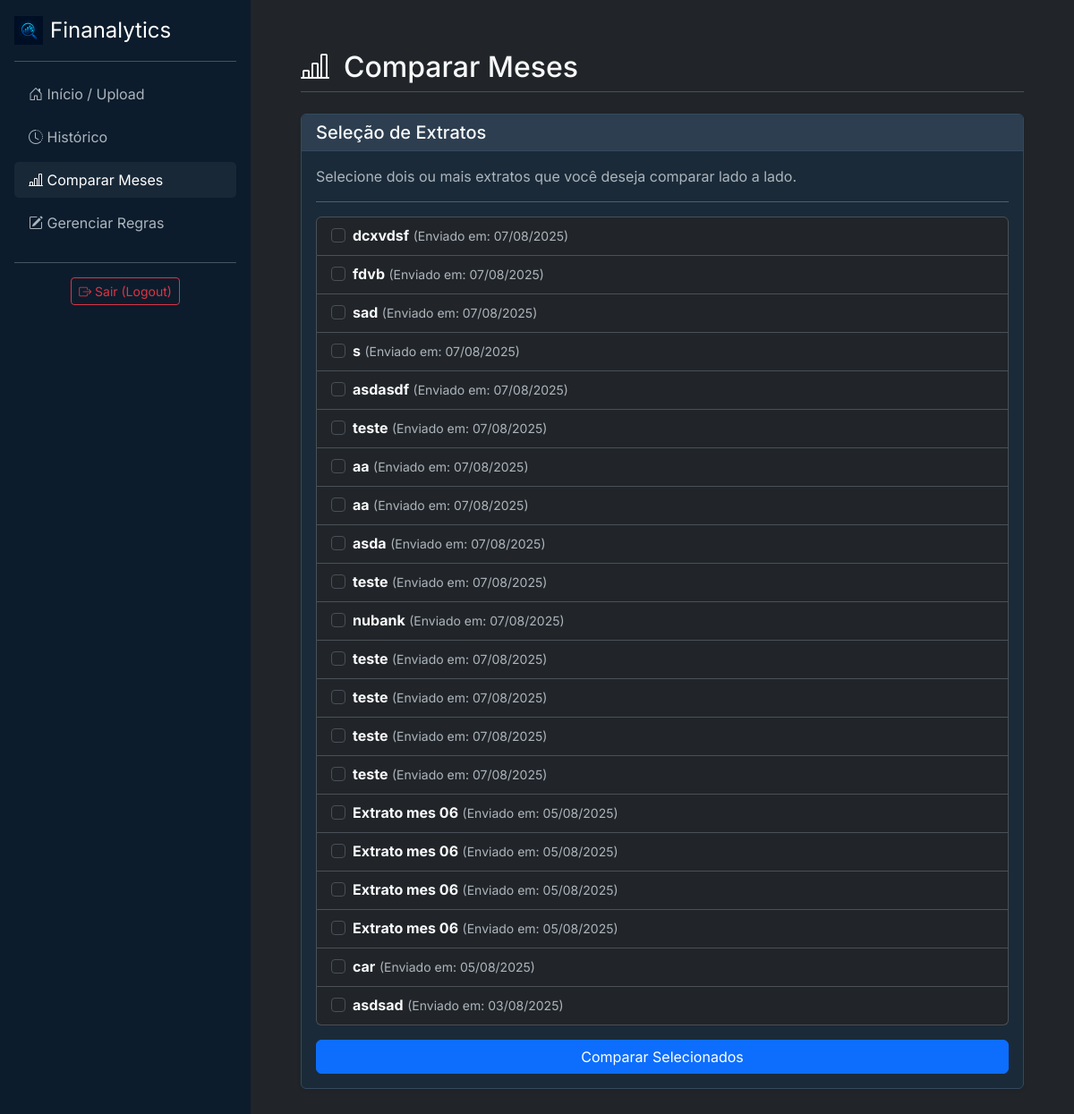
The app's page /comparar/ (signed in), older data.
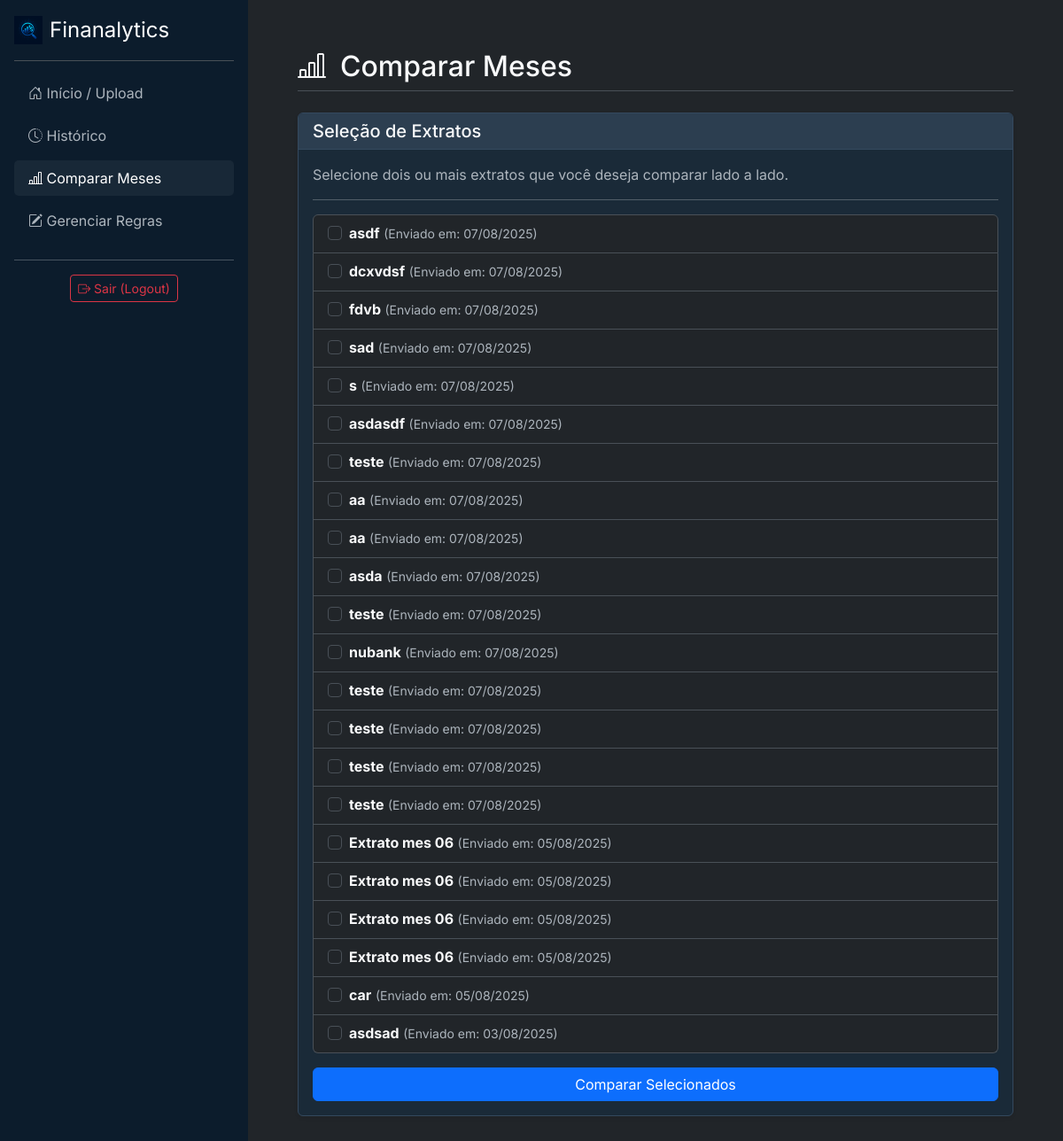
The same page, newer data.
### analisador/models.py (models this page shows, shortened)
class Extrato(models.Model):
    usuario = models.ForeignKey(User, on_delete=models.CASCADE)
    mes_referencia = models.CharField(max_length=50, help_text="Ex: Julho/2025")
    data_upload = models.DateTimeField(auto_now_add=True) # Salva a data do upload automaticamente

### analisador/views.py (the view, shortened to what this page needs)
# urls.py: path('comparar/', views.comparar_extratos, name='comparar'),
@login_required
def comparar_extratos(request):
    extratos = Extrato.objects.filter(usuario=request.user).order_by('-data_upload')
    contexto = {
        'extratos': extratos,
        'active_page': 'comparar'
    }
    return render(request, 'analisador/comparar.html', contexto)

### analisador/templates/analisador/comparar.html (shortened to what this page needs)
{% extends 'analisador/base.html' %}
{% block content %}
    <div class="d-flex justify-content-between align-items-center mb-4 pb-2 border-bottom">
        <h1 class="h2 mb-0"><i class="bi bi-bar-chart-line me-3"></i>Comparar Meses</h1>
    </div>
    <div class="card shadow-sm">
        <div class="card-header">
            <h5 class="card-title mb-0">Seleção de Extratos</h5>
        </div>
        <div class="card-body">
            <p class="card-text text-muted">Selecione dois ou mais extratos que você deseja comparar lado a lado.</p>
            <hr>
            <form method="POST">
                {% if extratos %}
                    <ul class="list-group mb-3">
                        {% for extrato in extratos %}
                            <li class="list-group-item">
                                <div class="form-check">
                                    <input class="form-check-input" type="checkbox" name="extratos_selecionados" value="{{ extrato.id }}" id="extrato-{{ extrato.id }}">
                                    <label class="form-check-label" for="extrato-{{ extrato.id }}">
                                        <strong>{{ extrato.mes_referencia }}</strong>
                                        <small class="text-muted">(Enviado em: {{ extrato.data_upload|date:"d/m/Y" }})</small>
                                    </label>
                                </div>
                            </li>
                        {% endfor %}
                    </ul>
                    <button type="submit" class="btn btn-primary w-100">Comparar Selecionados</button>
                {% else %}
                    <p class="text-center text-muted">Você precisa ter pelo menos dois extratos enviados para poder comparar. <a href="{% url 'home' %}">Faça um novo upload</a>.</p>
                {% endif %}
            </form>
        </div>
    </div>
{% endblock %}

Row changes from the older to the newer data that the page shows:
added Extrato: mes_referencia "asdf", data_upload "07/08/2025"
